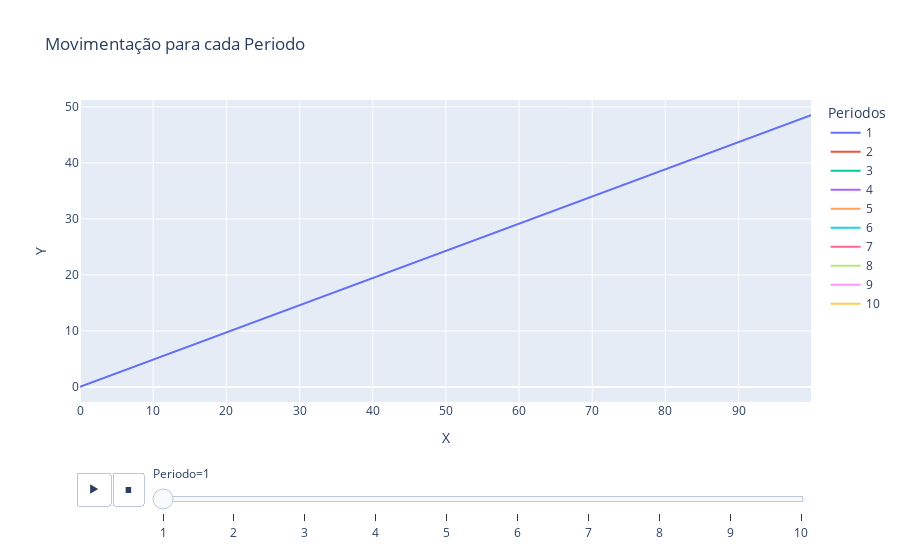

The cell this chart's notebook holds for it:
### Code cell
X_desl, Y_desl, Periodo_desl, Periodo_desl2 = [], [], [], []
X_desl.append(0)
Y_desl.append(0)
Periodo_desl.append(1)
Periodo_desl2.append(1)

desloc = ["t_desloc_1", "t_desloc_2", "t_desloc_3",
          "t_desloc_4", "t_desloc_5","t_desloc_6", "t_desloc_7",
          "t_desloc_8", "t_desloc_9", "t_desloc_10"]
ultima_posicaoY = [0 ,9.577135, 18.234714, 26.169719, 33.728186, 40.467422, 45.842377,
                   50.432066, 53.734997, 54.139907]
ultima_posicaoX = [0, 10, 20, 30, 40, 50, 60, 70, 80, 90]

for date, row in df.T.iteritems():
    X_desl.append(ultima_posicaoX[date])
    Y_desl.append(ultima_posicaoY[date])
    Periodo_desl.append(date+1)
    Periodo_desl2.append(1)
    cont = 1
    for desl in desloc[0:(10-date)]:
        vx = 10/row[desl]
        vy = vx*row['teta']
        for temp in range(0, int(row[desl])):
            X_desl.append(X[-1]+vx)
            Y_desl.append(Y[-1]+vy)
            Periodo_desl.append(date+1)
            Periodo_desl2.append(cont)
        cont+=1

            

data = {"X": X_desl, "Y": Y_desl, "Periodo": Periodo_desl, "Periodos": Periodo_desl2}
movimentacao_desl = pd.DataFrame(data)

fig = px.line(movimentacao_desl, x="X", y="Y",
              color="Periodos", animation_frame="Periodo", title='Movimentação para cada Periodo')
fig.show()

### Figure 1 — Plotly figure (JSON) as saved in the notebook; plotly's stock layout.template omitted (floating-point values rounded to 4 significant figures; data arrays with more than 128 entries replaced by an {"elided": "..."} marker saying what was removed)
{"data": [{"hovertemplate": "Periodos=1<br>Periodo=1<br>X=%{x}<br>Y=%{y}<extra></extra>", "legendgroup": "1", "line": {"color": "#636efa", "dash": "solid"}, "marker": {"symbol": "circle"}, "mode": "lines", "name": "1", "orientation": "v", "showlegend": true, "type": "scatter", "x": {"elided": "402 float values"}, "xaxis": "x", "y": {"elided": "402 float values"}, "yaxis": "y"}, {"hovertemplate": "Periodos=2<br>Periodo=1<br>X=%{x}<br>Y=%{y}<extra></extra>", "legendgroup": "2", "line": {"color": "#EF553B", "dash": "solid"}, "marker": {"symbol": "circle"}, "mode": "lines", "name": "2", "orientation": "v", "showlegend": true, "type": "scatter", "x": {"elided": "400 float values"}, "xaxis": "x", "y": {"elided": "400 float values"}, "yaxis": "y"}, {"hovertemplate": "Periodos=3<br>Periodo=1<br>X=%{x}<br>Y=%{y}<extra></extra>", "legendgroup": "3", "line": {"color": "#00cc96", "dash": "solid"}, "marker": {"symbol": "circle"}, "mode": "lines", "name": "3", "orientation": "v", "showlegend": true, "type": "scatter", "x": {"elided": "400 float values"}, "xaxis": "x", "y": {"elided": "400 float values"}, "yaxis": "y"}, {"hovertemplate": "Periodos=4<br>Periodo=1<br>X=%{x}<br>Y=%{y}<extra></extra>", "legendgroup": "4", "line": {"color": "#ab63fa", "dash": "solid"}, "marker": {"symbol": "circle"}, "mode": "lines", "name": "4", "orientation": "v", "showlegend": true, "type": "scatter", "x": {"elided": "400 float values"}, "xaxis": "x", "y": {"elided": "400 float values"}, "yaxis": "y"}, {"hovertemplate": "Periodos=5<br>Periodo=1<br>X=%{x}<br>Y=%{y}<extra></extra>", "legendgroup": "5", "line": {"color": "#FFA15A", "dash": "solid"}, "marker": {"symbol": "circle"}, "mode": "lines", "name": "5", "orientation": "v", "showlegend": true, "type": "scatter", "x": {"elided": "400 float values"}, "xaxis": "x", "y": {"elided": "400 float values"}, "yaxis": "y"}, {"hovertemplate": "Periodos=6<br>Periodo=1<br>X=%{x}<br>Y=%{y}<extra></extra>", "legendgroup": "6", "line": {"color": "#19d3f3", "dash": "solid"}, "marker": {"symbol": "circle"}, "mode": "lines", "name": "6", "orientation": "v", "showlegend": true, "type": "scatter", "x": {"elided": "400 float values"}, "xaxis": "x", "y": {"elided": "400 float values"}, "yaxis": "y"}, {"hovertemplate": "Periodos=7<br>Periodo=1<br>X=%{x}<br>Y=%{y}<extra></extra>", "legendgroup": "7", "line": {"color": "#FF6692", "dash": "solid"}, "marker": {"symbol": "circle"}, "mode": "lines", "name": "7", "orientation": "v", "showlegend": true, "type": "scatter", "x": {"elided": "400 float values"}, "xaxis": "x", "y": {"elided": "400 float values"}, "yaxis": "y"}, {"hovertemplate": "Periodos=8<br>Periodo=1<br>X=%{x}<br>Y=%{y}<extra></extra>", "legendgroup": "8", "line": {"color": "#B6E880", "dash": "solid"}, "marker": {"symbol": "circle"}, "mode": "lines", "name": "8", "orientation": "v", "showlegend": true, "type": "scatter", "x": {"elided": "400 float values"}, "xaxis": "x", "y": {"elided": "400 float values"}, "yaxis": "y"}, {"hovertemplate": "Periodos=9<br>Periodo=1<br>X=%{x}<br>Y=%{y}<extra></extra>", "legendgroup": "9", "line": {"color": "#FF97FF", "dash": "solid"}, "marker": {"symbol": "circle"}, "mode": "lines", "name": "9", "orientation": "v", "showlegend": true, "type": "scatter", "x": {"elided": "400 float values"}, "xaxis": "x", "y": {"elided": "400 float values"}, "yaxis": "y"}, {"hovertemplate": "Periodos=10<br>Periodo=1<br>X=%{x}<br>Y=%{y}<extra></extra>", "legendgroup": "10", "line": {"color": "#FECB52", "dash": "solid"}, "marker": {"symbol": "circle"}, "mode": "lines", "name": "10", "orientation": "v", "showlegend": true, "type": "scatter", "x": {"elided": "400 float values"}, "xaxis": "x", "y": {"elided": "400 float values"}, "yaxis": "y"}], "layout": {"legend": {"title": {"text": "Periodos"}, "tracegroupgap": 0}, "sliders": [{"active": 0, "currentvalue": {"prefix": "Periodo="}, "len": 0.9, "pad": {"b": 10, "t": 60}, "steps": [{"args": [["1"], {"frame": {"duration": 0, "redraw": false}, "fromcurrent": true, "mode": "immediate", "transition": {"duration": 0, "easing": "linear"}}], "label": "1", "method": "animate"}, {"args": [["2"], {"frame": {"duration": 0, "redraw": false}, "fromcurrent": true, "mode": "immediate", "transition": {"duration": 0, "easing": "linear"}}], "label": "2", "method": "animate"}, {"args": [["3"], {"frame": {"duration": 0, "redraw": false}, "fromcurrent": true, "mode": "immediate", "transition": {"duration": 0, "easing": "linear"}}], "label": "3", "method": "animate"}, {"args": [["4"], {"frame": {"duration": 0, "redraw": false}, "fromcurrent": true, "mode": "immediate", "transition": {"duration": 0, "easing": "linear"}}], "label": "4", "method": "animate"}, {"args": [["5"], {"frame": {"duration": 0, "redraw": false}, "fromcurrent": true, "mode": "immediate", "transition": {"duration": 0, "easing": "linear"}}], "label": "5", "method": "animate"}, {"args": [["6"], {"frame": {"duration": 0, "redraw": false}, "fromcurrent": true, "mode": "immediate", "transition": {"duration": 0, "easing": "linear"}}], "label": "6", "method": "animate"}, {"args": [["7"], {"frame": {"duration": 0, "redraw": false}, "fromcurrent": true, "mode": "immediate", "transition": {"duration": 0, "easing": "linear"}}], "label": "7", "method": "animate"}, {"args": [["8"], {"frame": {"duration": 0, "redraw": false}, "fromcurrent": true, "mode": "immediate", "transition": {"duration": 0, "easing": "linear"}}], "label": "8", "method": "animate"}, {"args": [["9"], {"frame": {"duration": 0, "redraw": false}, "fromcurrent": true, "mode": "immediate", "transition": {"duration": 0, "easing": "linear"}}], "label": "9", "method": "animate"}, {"args": [["10"], {"frame": {"duration": 0, "redraw": false}, "fromcurrent": true, "mode": "immediate", "transition": {"duration": 0, "easing": "linear"}}], "label": "10", "method": "animate"}], "x": 0.1, "xanchor": "left", "y": 0, "yanchor": "top"}], "title": {"text": "Movimentação para cada Periodo"}, "updatemenus": [{"buttons": [{"args": [null, {"frame": {"duration": 500, "redraw": false}, "fromcurrent": true, "mode": "immediate", "transition": {"duration": 500, "easing": "linear"}}], "label": "&#9654;", "method": "animate"}, {"args": [[null], {"frame": {"duration": 0, "redraw": false}, "fromcurrent": true, "mode": "immediate", "transition": {"duration": 0, "easing": "linear"}}], "label": "&#9724;", "method": "animate"}], "direction": "left", "pad": {"r": 10, "t": 70}, "showactive": false, "type": "buttons", "x": 0.1, "xanchor": "right", "y": 0, "yanchor": "top"}], "xaxis": {"anchor": "y", "domain": [0, 1], "title": {"text": "X"}}, "yaxis": {"anchor": "x", "domain": [0, 1], "title": {"text": "Y"}}}}
